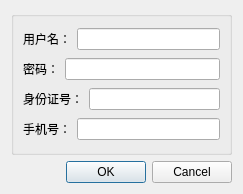
<?xml version="1.0" encoding="UTF-8"?>
<ui version="4.0">
 <class>AccountDialog</class>
 <widget class="QDialog" name="AccountDialog">
  <property name="geometry">
   <rect>
    <x>0</x>
    <y>0</y>
    <width>243</width>
    <height>194</height>
   </rect>
  </property>
  <property name="maximumSize">
   <size>
    <width>243</width>
    <height>194</height>
   </size>
  </property>
  <property name="windowTitle">
   <string>用户添加</string>
  </property>
  <layout class="QVBoxLayout" name="verticalLayout_2">
   <item>
    <widget class="QGroupBox" name="gBTaskinfo">
     <property name="title">
      <string/>
     </property>
     <layout class="QVBoxLayout" name="verticalLayout">
      <item>
       <layout class="QHBoxLayout" name="horizontalLayout">
        <item>
         <widget class="QLabel" name="label">
          <property name="text">
           <string>用户名：</string>
          </property>
         </widget>
        </item>
        <item>
         <widget class="QLineEdit" name="lEAccount"/>
        </item>
       </layout>
      </item>
      <item>
       <layout class="QHBoxLayout" name="horizontalLayout_2">
        <item>
         <widget class="QLabel" name="label_2">
          <property name="text">
           <string>密码：</string>
          </property>
         </widget>
        </item>
        <item>
         <widget class="QLineEdit" name="lEPasswd">
          <property name="echoMode">
           <enum>QLineEdit::Password</enum>
          </property>
         </widget>
        </item>
       </layout>
      </item>
      <item>
       <layout class="QHBoxLayout" name="horizontalLayout_3">
        <item>
         <widget class="QLabel" name="label_3">
          <property name="text">
           <string>身份证号：</string>
          </property>
         </widget>
        </item>
        <item>
         <widget class="QLineEdit" name="lEGovId"/>
        </item>
       </layout>
      </item>
      <item>
       <layout class="QHBoxLayout" name="horizontalLayout_4">
        <item>
         <widget class="QLabel" name="label_4">
          <property name="text">
           <string>手机号：</string>
          </property>
         </widget>
        </item>
        <item>
         <widget class="QLineEdit" name="lEPhoneNumber"/>
        </item>
       </layout>
      </item>
     </layout>
    </widget>
   </item>
   <item>
    <widget class="QDialogButtonBox" name="buttonBox">
     <property name="orientation">
      <enum>Qt::Horizontal</enum>
     </property>
     <property name="standardButtons">
      <set>QDialogButtonBox::Cancel|QDialogButtonBox::Ok</set>
     </property>
    </widget>
   </item>
  </layout>
 </widget>
 <resources/>
 <connections>
  <connection>
   <sender>buttonBox</sender>
   <signal>accepted()</signal>
   <receiver>AccountDialog</receiver>
   <slot>accept()</slot>
   <hints>
    <hint type="sourcelabel">
     <x>248</x>
     <y>254</y>
    </hint>
    <hint type="destinationlabel">
     <x>157</x>
     <y>274</y>
    </hint>
   </hints>
  </connection>
  <connection>
   <sender>buttonBox</sender>
   <signal>rejected()</signal>
   <receiver>AccountDialog</receiver>
   <slot>reject()</slot>
   <hints>
    <hint type="sourcelabel">
     <x>316</x>
     <y>260</y>
    </hint>
    <hint type="destinationlabel">
     <x>286</x>
     <y>274</y>
    </hint>
   </hints>
  </connection>
 </connections>
</ui>
